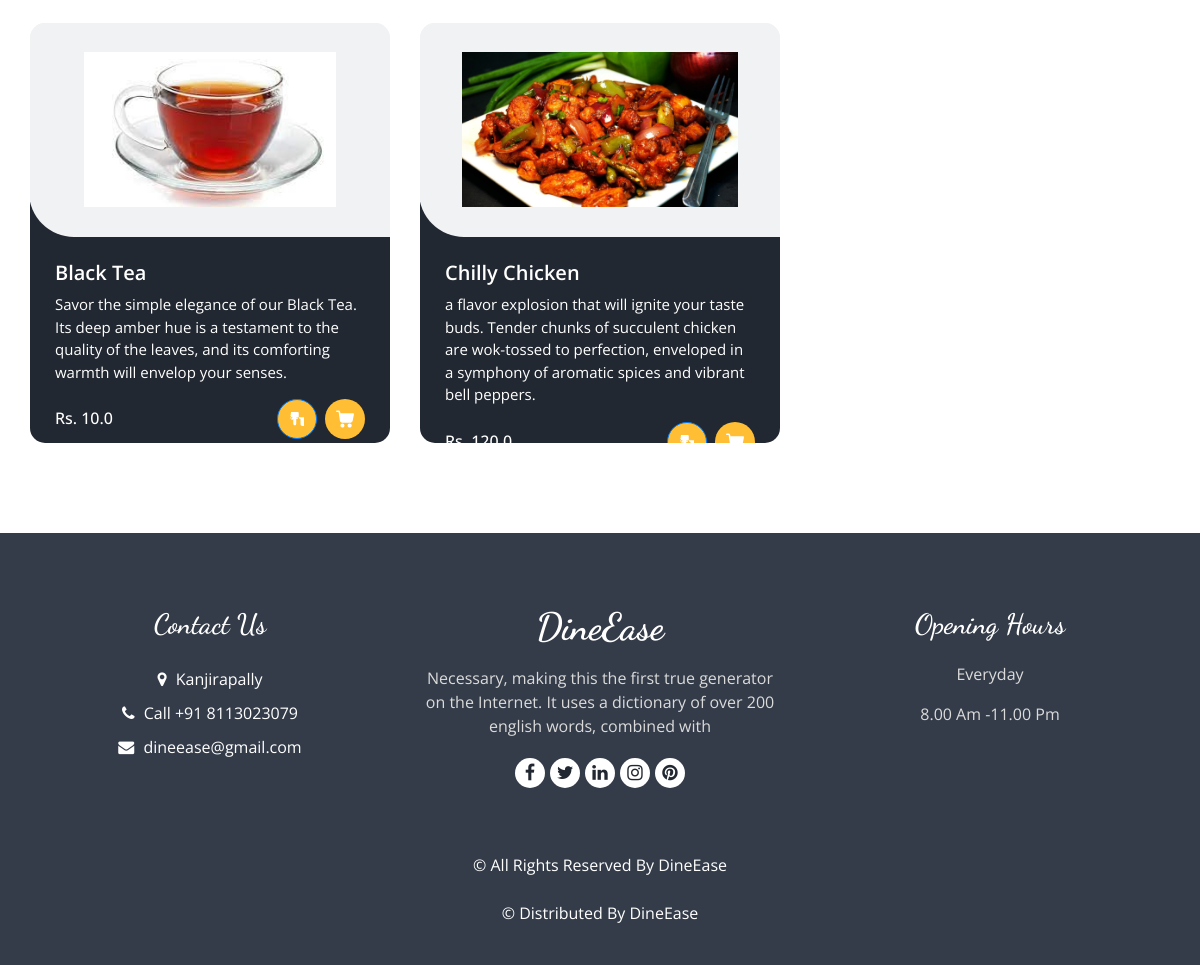
/menumore/ (lower part), run on an earlier commit of the app's database.
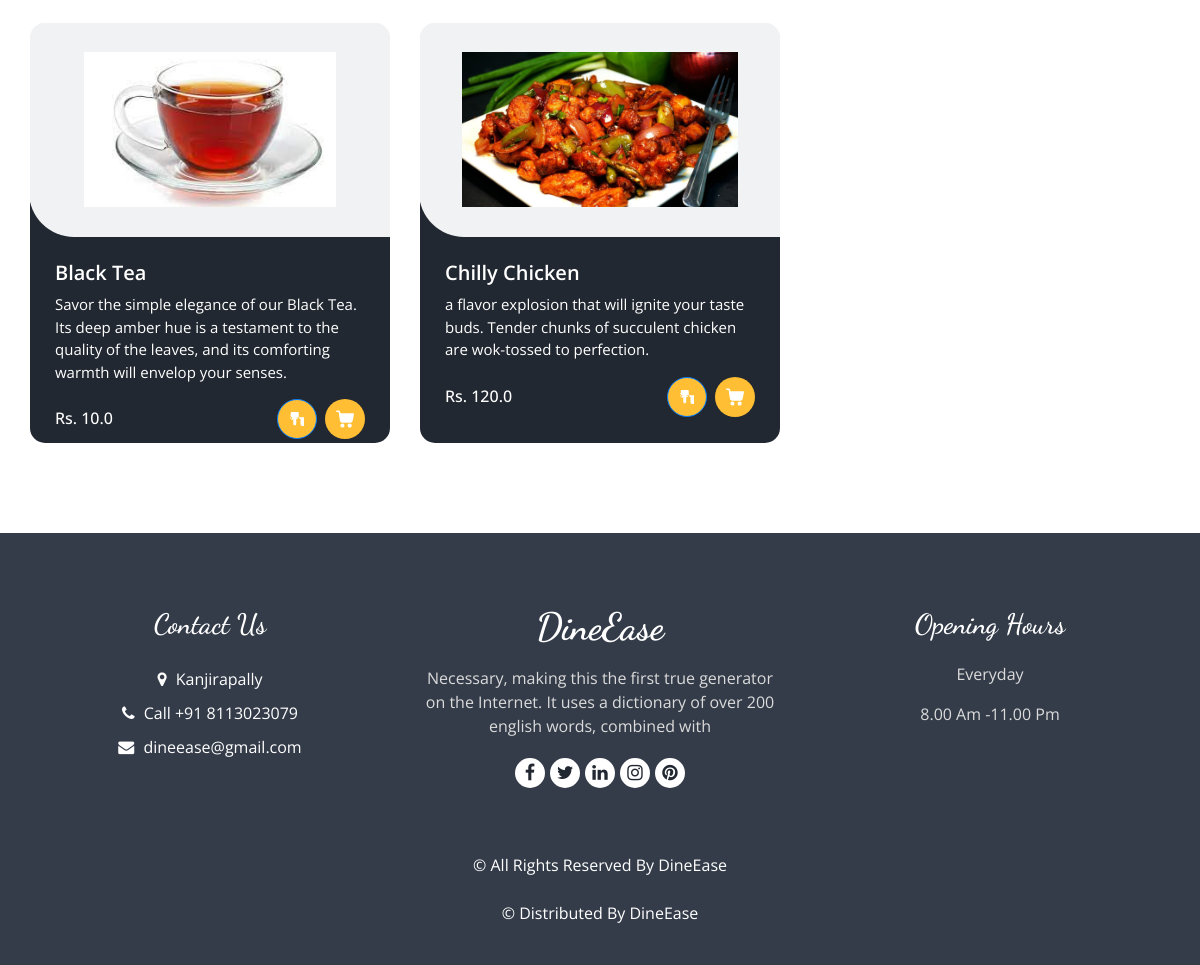
And on a later commit of the database.
### home/models.py (models this page shows, shortened)
class menus(models.Model):
    CATEGORY_CHOICES = (
        ('Kerala', 'Kerala'),
        ('Chineese', 'Chineese'),
        ('North Indian', 'North Indian'),
        ('Arabian', 'Arabian'),
        ('Deserts', 'Deserts'),
        ('Beverages', 'Beverages'),
    )
    SUBMENU_CHOICES = (
        ('Breads', 'Breads'),
        ('Curries', 'Curries'),
        ('Rice Dishes','Rice Dishes'),
        ('Seafoods','Seafoods'),
        ('Deserts','Deserts'),
        ('Appetizers','Appetizers'),
        ('Main Course','Main Course'),
        ('Tandoori delights','Tandoori delights'),
        ('Chaats','Chaats'),
        ('Rolls & Grills','Rolls & Grills'),
        ('Hot Beverage','Hot Beverage'),
        ('Cold Beverage','Cold Beverage'),
    )
    SUB_SUBMENU_CHOICES = (
        ('Vegetarian', 'Vegetarian'),
        ('Non-Vegetarian', 'Non-Vegetarian'),
    )
    name = models.CharField(max_length=100)
    category = models.CharField(max_length=50, choices=CATEGORY_CHOICES, default='')
    submenu = models.CharField(max_length=50, choices=SUBMENU_CHOICES, default='', blank=True)
    sub_submenu = models.CharField(max_length=50, choices=SUB_SUBMENU_CHOICES, default='', blank=True)
    desc = models.CharField(max_length=300)
    price = models.FloatField()
    img = models.ImageField(upload_to='menus/', blank=True, null=True)
    active = models.BooleanField(default=True)

### home/views.py (the view)
# urls.py: path('menumore/',menumore, name='menumore'),
def menumore(request):
    Menus=menus.objects.all()
    return render(request,'menumore.html',{'Menus': Menus})

### templates/menumore.html (shortened to what the changed rows need)
{% load static %}
<!DOCTYPE html>
<html>
<head>
  <link rel="stylesheet" type="text/css" href="{% static 'css/bootstrap.css' %}" />
  <link rel="stylesheet" type="text/css" href="https://cdnjs.cloudflare.com/ajax/libs/OwlCarousel2/2.3.4/assets/owl.carousel.min.css" />
  <link rel="stylesheet" href="https://cdnjs.cloudflare.com/ajax/libs/jquery-nice-select/1.1.0/css/nice-select.min.css" />
  <link href="{% static 'css/font-awesome.min.css' %}" rel="stylesheet" />
  <link href="{% static 'css/style.css' %}" rel="stylesheet" />
  <link href="{% static 'css/responsive.css' %}" rel="stylesheet" />
</head>
<body class="sub_page">
  <section class="food_section layout_padding">
    <div class="container">
      <div class="filters-content">
        <div class="row grid">
    {% for Menus in Menus %}
    {% if Menus.active %}
    <div class="col-sm-6 col-lg-4 all pasta">
        <div class="box" style="height: 420px;">
        <div>
            <div class="img-box" >
                <img src="{{ Menus.img.url }}" alt="" >
            </div>
            <div class="detail-box">
                <h5>
                    {{ Menus.name }}
                </h5>
                <p>
                {{ Menus.desc }}
                </p>
                <div class="options">
                    <h6>
                    Rs. {{ Menus.price }}
                    </h6>
                    <div class="button-container">
                      <a href="{% url 'booking_confirm' %}" class="btn btn-primary add-to-table-button" >
                      </a> &ensp;
                      <a href="">
                      </a>
                    </div>
                </div>
            </div>
          </div>
        </div>
    </div>
    {% endif%}
    {% endfor %}
    </div>
      </div>
    </div>
  </section>
</body>
</html>

What changed in the data, as far as the page shows it:
changed menus "Chilly Chicken": desc "…chicken are wok-tossed to perfection, enveloped in a symphony of aromatic spices and vibrant bell peppers." → "a flavor explosion that will ignite your taste buds. Tender chunks of succulent chicken are wok-tossed to perfection."
